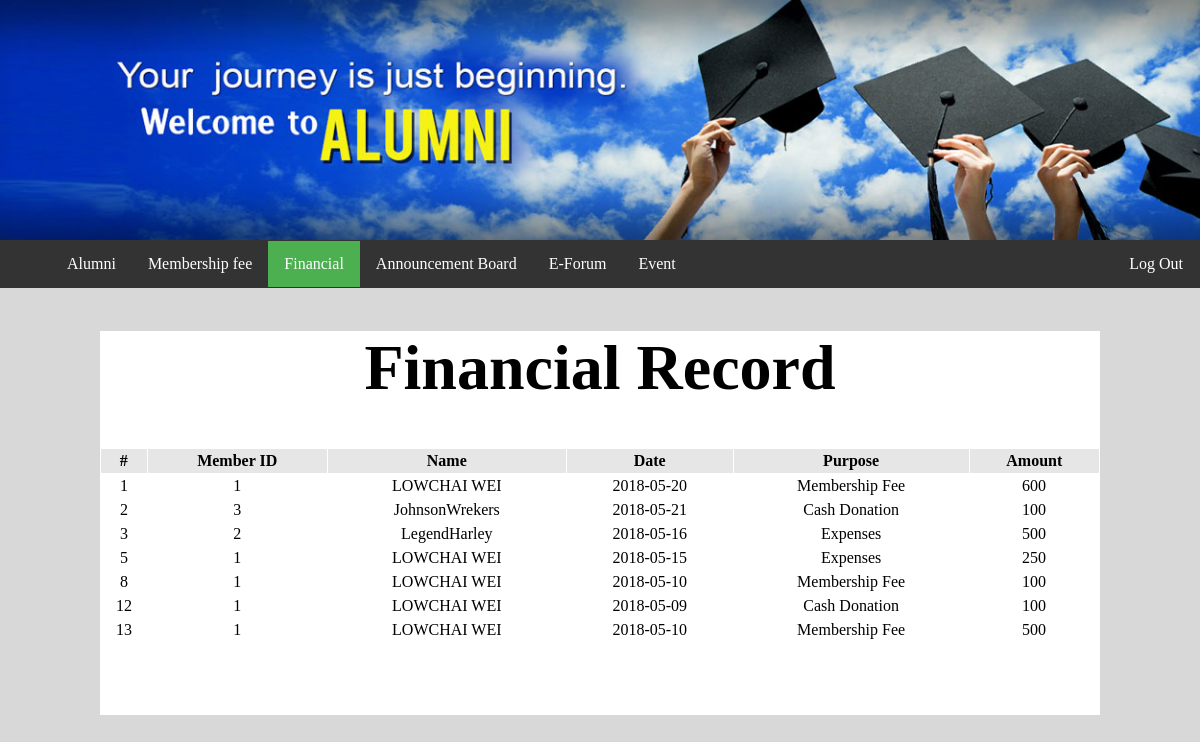
The page /financial_record.php on the database its author committed.
### tables this page shows
CREATE TABLE `financial` (
  `finance_id` int(4) NOT NULL,
  `member_id` int(11) NOT NULL,
  `finance_date` date NOT NULL,
  `finance_type` varchar(65) NOT NULL,
  `finance_amount` double NOT NULL
);

CREATE TABLE `members` (
  `member_id` int(11) NOT NULL,
  `username` varchar(100) NOT NULL,
  `password` varchar(100) NOT NULL,
  `firstname` varchar(100) NOT NULL,
  `lastname` varchar(50) NOT NULL,
  `member_status` varchar(25) NOT NULL DEFAULT 'NOT APPROVED'
);

### financial_record.php (the view, shortened to what this page needs)
<?php include "db_connection.php"?>
<?php
	$sql = "SELECT financial.finance_id,members.member_id,financial.finance_date,financial.finance_type,financial.finance_amount, members.firstname, members.lastname
			FROM financial,members
			WHERE financial.member_id = members.member_id";
	$result = $conn->query($sql);
?>
<html>
<head>
<body>
<?php include 'admin_header.php'; ?><style><?php include 'content.css'; ?></style>
<div class="container">
<h1>Financial Record</h1>
<table class="line" width="200px" border="0" align="center" cellpadding="3" cellspacing="1">
<tr>
<td  class="line" align="center" bgcolor="#E6E6E6"><strong>#</strong></td>
<td  class="line" align="center" bgcolor="#E6E6E6"><strong>Member ID</strong></td>
<td  class="line" align="center" bgcolor="#E6E6E6"><strong>Name</strong></td>
<td  class="line" align="center" bgcolor="#E6E6E6"><strong>Date</strong></td>
<td  class="line" align="center" bgcolor="#E6E6E6"><strong>Purpose</strong></td>
<td  class="line" align="center" bgcolor="#E6E6E6"><strong>Amount</strong></td>
</tr>
<?php
if ($result->num_rows > 0) {
		while($row = $result->fetch_assoc()) {
			echo "<tr>
					<td><center>" . $row['finance_id']. "</td>
					<td><center>" . $row['member_id']. "</td></center>
					<td><center>" . $row['firstname']."". $row['lastname']. "</td></center>
					<td><center>" . $row['finance_date']. "</td></center>
					<td><center>" . $row['finance_type']. "</td></center>
					<td><center>" . $row['finance_amount']. "</td></center>
				  </tr>"
				  ;
		}
			echo "</table>";
	}
	else {
		echo "0 results";
	}
?>
<br>
<br>
<br>
<br>
</div>
</body>
</html>

### admin_header.php (shortened to what this page needs)
<!DOCTYPE html>
<html>
<head>
	<link href="header.css" rel="stylesheet">
</head>
<body>
<div class="bg"></div>
<table>
<td class="bg2">
	<ul id="drop-nav">
<li class="ulleft"><a href="view_alumni.php">Alumni</a></li>
  <li><a href="payment_record.php">Membership fee</a>
  </li>
  <li><a href="financial_record.php">Financial</a>
  <li><a href="admin_announcement.php">Announcement Board</a></li>
  <li><a href="forum_display_and_reply.php">E-Forum</a></li>
  <li><a href="admin_event.php">Event</a></li>
  </li>
  <li style="float:right" ><a href="index.php">Log Out</a></li>
</ul>
</td>
</table>
</body>
</html>

### header.css (style rules this page uses)
body, html { height: 100%; margin: 0; width:100%; }
.bg { background-image: url("alumnii.jpg"); height: 30%; width: 100%; background-position: center; background-repeat: no-repeat; background-size: cover; }
table { width:100%; top:0; }
table,td { border=0; border-collapse:collapse; }
.bg2 { background-color: #333; height:46px; }
.ulleft { margin-left:50px; }
ul { list-style-type: none; margin: 0; padding: 0; background: #333; }
ul li { display: block; position: relative; float: left; border:0; size:50px; }
ul li a { display: block; background: #333; padding: 14px 16px; text-decoration: none; white-space: nowrap; color: #fff; }
.active { background-color: #4CAF50; }

### financial_record.php (style rules this page uses)
td { bgcolor:"#FFFFFF"; }
.line { border: 1px solid white; }
h1 { text-align: center; font-size:64px; }

### rows shown on the page
financial: finance_id "1", member.member_id "1", member.firstname "LOW", member.lastname "CHAI WEI", finance_date "2018-05-20", finance_type "Membership Fee", finance_amount "600"
financial: finance_id "2", member.member_id "3", member.firstname "Johnson", member.lastname "Wrekers", finance_date "2018-05-21", finance_type "Cash Donation", finance_amount "100"
financial: finance_id "3", member.member_id "2", member.firstname "Legend", member.lastname "Harley", finance_date "2018-05-16", finance_type "Expenses", finance_amount "500"
financial: finance_id "5", member.member_id "1", member.firstname "LOW", member.lastname "CHAI WEI", finance_date "2018-05-15", finance_type "Expenses", finance_amount "250"
financial: finance_id "8", member.member_id "1", member.firstname "LOW", member.lastname "CHAI WEI", finance_date "2018-05-10", finance_type "Membership Fee", finance_amount "100"
financial: finance_id "12", member.member_id "1", member.firstname "LOW", member.lastname "CHAI WEI", finance_date "2018-05-09", finance_type "Cash Donation", finance_amount "100"
financial: finance_id "13", member.member_id "1", member.firstname "LOW", member.lastname "CHAI WEI", finance_date "2018-05-10", finance_type "Membership Fee", finance_amount "500"
